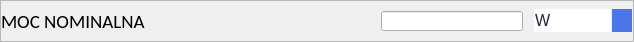
                  <widget class="QFrame" name="frame_power">
                   <property name="sizePolicy">
                    <sizepolicy hsizetype="Minimum" vsizetype="Maximum">
                     <horstretch>0</horstretch>
                     <verstretch>0</verstretch>
                    </sizepolicy>
                   </property>
                   <property name="minimumSize">
                    <size>
                     <width>0</width>
                     <height>42</height>
                    </size>
                   </property>
                   <property name="maximumSize">
                    <size>
                     <width>16777215</width>
                     <height>42</height>
                    </size>
                   </property>
                   <property name="styleSheet">
                    <string notr="true"/>
                   </property>
                   <property name="frameShape">
                    <enum>QFrame::StyledPanel</enum>
                   </property>
                   <property name="frameShadow">
                    <enum>QFrame::Raised</enum>
                   </property>
                   <layout class="QHBoxLayout" name="horizontalLayout_21">
                    <property name="spacing">
                     <number>0</number>
                    </property>
                    <property name="leftMargin">
                     <number>0</number>
                    </property>
                    <property name="topMargin">
                     <number>0</number>
                    </property>
                    <property name="rightMargin">
                     <number>0</number>
                    </property>
                    <property name="bottomMargin">
                     <number>0</number>
                    </property>
                    <item>
                     <widget class="QLabel" name="label_power">
                      <property name="sizePolicy">
                       <sizepolicy hsizetype="Fixed" vsizetype="Preferred">
                        <horstretch>0</horstretch>
                        <verstretch>0</verstretch>
                       </sizepolicy>
                      </property>
                      <property name="minimumSize">
                       <size>
                        <width>370</width>
                        <height>0</height>
                       </size>
                      </property>
                      <property name="maximumSize">
                       <size>
                        <width>370</width>
                        <height>16777215</height>
                       </size>
                      </property>
                      <property name="font">
                       <font>
                        <family>Calibri</family>
                        <pointsize>14</pointsize>
                       </font>
                      </property>
                      <property name="text">
                       <string>MOC NOMINALNA</string>
                      </property>
                     </widget>
                    </item>
                    <item>
                     <widget class="QLineEdit" name="lineEdit_power">
                      <property name="sizePolicy">
                       <sizepolicy hsizetype="Expanding" vsizetype="Fixed">
                        <horstretch>0</horstretch>
                        <verstretch>0</verstretch>
                       </sizepolicy>
                      </property>
                      <property name="minimumSize">
                       <size>
                        <width>0</width>
                        <height>40</height>
                       </size>
                      </property>
                      <property name="maximumSize">
                       <size>
                        <width>16777215</width>
                        <height>16777215</height>
                       </size>
                      </property>
                      <property name="font">
                       <font>
                        <family>Calibri</family>
                        <pointsize>14</pointsize>
                       </font>
                      </property>
                      <property name="styleSheet">
                       <string notr="true">margin: 10px;</string>
                      </property>
                      <property name="inputMethodHints">
                       <set>Qt::ImhPreferNumbers</set>
                      </property>
                      <property name="dragEnabled">
                       <bool>false</bool>
                      </property>
                      <property name="placeholderText">
                       <string/>
                      </property>
                      <property name="clearButtonEnabled">
                       <bool>true</bool>
                      </property>
                     </widget>
                    </item>
                    <item>
                     <widget class="QComboBox" name="comboBox_power">
                      <property name="sizePolicy">
                       <sizepolicy hsizetype="Fixed" vsizetype="Fixed">
                        <horstretch>0</horstretch>
                        <verstretch>0</verstretch>
                       </sizepolicy>
                      </property>
                      <property name="minimumSize">
                       <size>
                        <width>100</width>
                        <height>0</height>
                       </size>
                      </property>
                      <property name="maximumSize">
                       <size>
                        <width>100</width>
                        <height>16777215</height>
                       </size>
                      </property>
                      <property name="font">
                       <font>
                        <pointsize>12</pointsize>
                       </font>
                      </property>
                      <property name="styleSheet">
                       <string notr="true">QComboBox{
background-color: rgb(255, 255, 255);
color: rgb(33, 38, 55);
border: 1px solid rgb(242, 242, 246);
padding: 1px 1px 1px 1px;
}
QComboBox::drop-down{
background-color: rgb(76, 118, 232);
border-left: 1px solid rgb(242, 242, 246);
width:20px;
}
QComboBox::down-arrow{
image: url(:/demo/icons/cil-arrow-circle-bottom.png);
width: 20px;
height: 20px;
}
QComboBox::drop-down::hover{
	background-color: rgb(61, 101, 206);
}
QListView::item {
   background: qradialgradient(
   cx: 0.5, cy: -1.6, fx: 0.5, fy: 0,
   radius: 2,
   stop: 0 #C4C4C4,
   stop: 1 #DBDBDB );
   border-style: solid;
   border-width: 1px;
   border-color: rgb(0, 93, 168);
   border-radius: 20px;
}</string>
                      </property>
                      <item>
                       <property name="text">
                        <string>W</string>
                       </property>
                      </item>
                      <item>
                       <property name="text">
                        <string>kW</string>
                       </property>
                      </item>
                      <item>
                       <property name="text">
                        <string>MW</string>
                       </property>
                      </item>
                     </widget>
                    </item>
                   </layout>
                  </widget>
